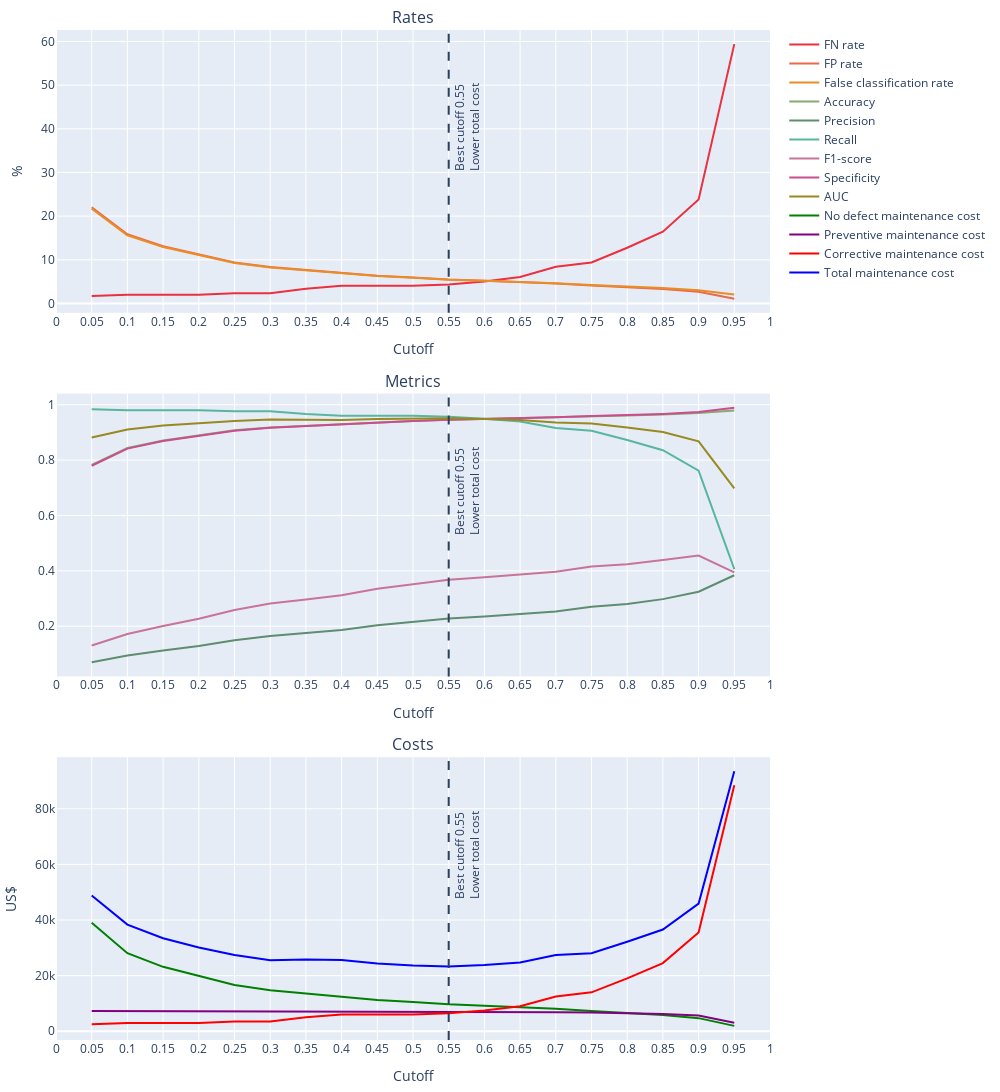

Write notebook code for a chart like this one.
### Code cell
df_pred_proba_rf_clf_important_features = pd.DataFrame(y_pred_proba_rf_clf_important_features,
                                                       columns=['proba_non_event', 'proba_event']
                                                       )
df_metrics_rf_clf_important_features = calculate_metrics_range_cutoff(df_pred_proba_rf_clf_important_features, y_val)
df_metrics_rf_clf_important_features
plot_metrics(df_metrics_rf_clf_important_features)

### Figure 1 — Plotly figure (JSON) as saved in the notebook; plotly's stock layout.template omitted (floating-point values rounded to 4 significant figures)
{"data": [{"line": {"color": "#eb3040"}, "mode": "lines", "name": "FN rate", "type": "scatter", "x": [0.05, 0.1, 0.15, 0.2, 0.25, 0.3, 0.35, 0.4, 0.45, 0.5, 0.55, 0.6, 0.65, 0.7, 0.75, 0.8, 0.85, 0.9, 0.95], "xaxis": "x", "y": [1.678, 2.013, 2.013, 2.013, 2.349, 2.349, 3.356, 4.027, 4.027, 4.027, 4.362, 5.034, 6.04, 8.389, 9.396, 12.75, 16.44, 23.83, 59.4], "yaxis": "y"}, {"line": {"color": "#eb6949"}, "mode": "lines", "name": "FP rate", "type": "scatter", "x": [0.05, 0.1, 0.15, 0.2, 0.25, 0.3, 0.35, 0.4, 0.45, 0.5, 0.55, 0.6, 0.65, 0.7, 0.75, 0.8, 0.85, 0.9, 0.95], "xaxis": "x", "y": [22.04, 15.85, 13.09, 11.19, 9.383, 8.332, 7.666, 7.056, 6.327, 5.92, 5.468, 5.203, 4.92, 4.553, 4.124, 3.774, 3.316, 2.666, 1.096], "yaxis": "y"}, {"line": {"color": "#eb8d27"}, "mode": "lines", "name": "False classification rate", "type": "scatter", "x": [0.05, 0.1, 0.15, 0.2, 0.25, 0.3, 0.35, 0.4, 0.45, 0.5, 0.55, 0.6, 0.65, 0.7, 0.75, 0.8, 0.85, 0.9, 0.95], "xaxis": "x", "y": [21.71, 15.62, 12.91, 11.04, 9.267, 8.233, 7.594, 7.006, 6.289, 5.889, 5.45, 5.2, 4.939, 4.617, 4.211, 3.922, 3.533, 3.017, 2.061], "yaxis": "y"}, {"line": {"color": "#85ab71"}, "mode": "lines", "name": "Accuracy", "type": "scatter", "x": [0.05, 0.1, 0.15, 0.2, 0.25, 0.3, 0.35, 0.4, 0.45, 0.5, 0.55, 0.6, 0.65, 0.7, 0.75, 0.8, 0.85, 0.9, 0.95], "xaxis": "x2", "y": [0.7829, 0.8438, 0.8709, 0.8896, 0.9073, 0.9177, 0.9241, 0.9299, 0.9371, 0.9411, 0.9455, 0.948, 0.9506, 0.9538, 0.9579, 0.9608, 0.9647, 0.9698, 0.9794], "yaxis": "y2"}, {"line": {"color": "#5e8d6f"}, "mode": "lines", "name": "Precision", "type": "scatter", "x": [0.05, 0.1, 0.15, 0.2, 0.25, 0.3, 0.35, 0.4, 0.45, 0.5, 0.55, 0.6, 0.65, 0.7, 0.75, 0.8, 0.85, 0.9, 0.95], "xaxis": "x2", "y": [0.06985, 0.09425, 0.1119, 0.1285, 0.1491, 0.1648, 0.1751, 0.1863, 0.2034, 0.2144, 0.2275, 0.235, 0.2433, 0.253, 0.27, 0.2802, 0.2978, 0.3247, 0.3841], "yaxis": "y2"}, {"line": {"color": "#58b69e"}, "mode": "lines", "name": "Recall", "type": "scatter", "x": [0.05, 0.1, 0.15, 0.2, 0.25, 0.3, 0.35, 0.4, 0.45, 0.5, 0.55, 0.6, 0.65, 0.7, 0.75, 0.8, 0.85, 0.9, 0.95], "xaxis": "x2", "y": [0.9832, 0.9799, 0.9799, 0.9799, 0.9765, 0.9765, 0.9664, 0.9597, 0.9597, 0.9597, 0.9564, 0.9497, 0.9396, 0.9161, 0.906, 0.8725, 0.8356, 0.7617, 0.406], "yaxis": "y2"}, {"line": {"color": "#c87499"}, "mode": "lines", "name": "F1-score", "type": "scatter", "x": [0.05, 0.1, 0.15, 0.2, 0.25, 0.3, 0.35, 0.4, 0.45, 0.5, 0.55, 0.6, 0.65, 0.7, 0.75, 0.8, 0.85, 0.9, 0.95], "xaxis": "x2", "y": [0.1304, 0.172, 0.2009, 0.2271, 0.2587, 0.282, 0.2964, 0.3121, 0.3357, 0.3505, 0.3675, 0.3768, 0.3865, 0.3965, 0.416, 0.4241, 0.4392, 0.4554, 0.3948], "yaxis": "y2"}, {"line": {"color": "#cb4d8e"}, "mode": "lines", "name": "Specificity", "type": "scatter", "x": [0.05, 0.1, 0.15, 0.2, 0.25, 0.3, 0.35, 0.4, 0.45, 0.5, 0.55, 0.6, 0.65, 0.7, 0.75, 0.8, 0.85, 0.9, 0.95], "xaxis": "x2", "y": [0.7796, 0.8415, 0.8691, 0.8881, 0.9062, 0.9167, 0.9233, 0.9294, 0.9367, 0.9408, 0.9453, 0.948, 0.9508, 0.9545, 0.9588, 0.9623, 0.9668, 0.9733, 0.989], "yaxis": "y2"}, {"line": {"color": "#988921"}, "mode": "lines", "name": "AUC", "type": "scatter", "x": [0.05, 0.1, 0.15, 0.2, 0.25, 0.3, 0.35, 0.4, 0.45, 0.5, 0.55, 0.6, 0.65, 0.7, 0.75, 0.8, 0.85, 0.9, 0.95], "xaxis": "x2", "y": [0.8814, 0.9107, 0.9245, 0.934, 0.9413, 0.9466, 0.9449, 0.9446, 0.9482, 0.9503, 0.9508, 0.9488, 0.9452, 0.9353, 0.9324, 0.9174, 0.9012, 0.8675, 0.6975], "yaxis": "y2"}, {"line": {"color": "green"}, "mode": "lines", "name": "No defect maintenance cost", "type": "scatter", "x": [0.05, 0.1, 0.15, 0.2, 0.25, 0.3, 0.35, 0.4, 0.45, 0.5, 0.55, 0.6, 0.65, 0.7, 0.75, 0.8, 0.85, 0.9, 0.95], "xaxis": "x3", "y": [39020, 28060, 23170, 19810, 16610, 14750, 13570, 12490, 11200, 10480, 9680, 9210, 8710, 8060, 7300, 6680, 5870, 4720, 1940], "yaxis": "y3"}, {"line": {"color": "purple"}, "mode": "lines", "name": "Preventive maintenance cost", "type": "scatter", "x": [0.05, 0.1, 0.15, 0.2, 0.25, 0.3, 0.35, 0.4, 0.45, 0.5, 0.55, 0.6, 0.65, 0.7, 0.75, 0.8, 0.85, 0.9, 0.95], "xaxis": "x3", "y": [7325, 7300, 7300, 7300, 7275, 7275, 7200, 7150, 7150, 7150, 7125, 7075, 7000, 6825, 6750, 6500, 6225, 5675, 3025], "yaxis": "y3"}, {"line": {"color": "red"}, "mode": "lines", "name": "Corrective maintenance cost", "type": "scatter", "x": [0.05, 0.1, 0.15, 0.2, 0.25, 0.3, 0.35, 0.4, 0.45, 0.5, 0.55, 0.6, 0.65, 0.7, 0.75, 0.8, 0.85, 0.9, 0.95], "xaxis": "x3", "y": [2500, 3000, 3000, 3000, 3500, 3500, 5000, 6000, 6000, 6000, 6500, 7500, 9000, 12500, 14000, 19000, 24500, 35500, 88500], "yaxis": "y3"}, {"line": {"color": "blue"}, "mode": "lines", "name": "Total maintenance cost", "type": "scatter", "x": [0.05, 0.1, 0.15, 0.2, 0.25, 0.3, 0.35, 0.4, 0.45, 0.5, 0.55, 0.6, 0.65, 0.7, 0.75, 0.8, 0.85, 0.9, 0.95], "xaxis": "x3", "y": [48845, 38360, 33470, 30110, 27385, 25525, 25770, 25640, 24350, 23630, 23305, 23785, 24710, 27385, 28050, 32180, 36595, 45895, 93465], "yaxis": "y3"}], "layout": {"annotations": [{"font": {"size": 16}, "showarrow": false, "text": "Rates", "x": 0.5, "xanchor": "center", "xref": "paper", "y": 1, "yanchor": "bottom", "yref": "paper"}, {"font": {"size": 16}, "showarrow": false, "text": "Metrics", "x": 0.5, "xanchor": "center", "xref": "paper", "y": 0.64, "yanchor": "bottom", "yref": "paper"}, {"font": {"size": 16}, "showarrow": false, "text": "Costs", "x": 0.5, "xanchor": "center", "xref": "paper", "y": 0.28, "yanchor": "bottom", "yref": "paper"}], "height": 1200, "margin": {"b": 10, "l": 10, "pad": 0, "r": 10, "t": 30}, "shapes": [{"label": {"text": "Best cutoff 0.55                              <br>Lower total cost", "xanchor": "left", "yanchor": "top"}, "line": {"dash": "dash"}, "type": "line", "x0": 0.55, "x1": 0.55, "xref": "x", "y0": 0, "y1": 1, "yref": "y domain"}, {"label": {"text": "Best cutoff 0.55                              <br>Lower total cost", "xanchor": "left", "yanchor": "top"}, "line": {"dash": "dash"}, "type": "line", "x0": 0.55, "x1": 0.55, "xref": "x2", "y0": 0, "y1": 1, "yref": "y2 domain"}, {"label": {"text": "Best cutoff 0.55                              <br>Lower total cost", "xanchor": "left", "yanchor": "top"}, "line": {"dash": "dash"}, "type": "line", "x0": 0.55, "x1": 0.55, "xref": "x3", "y0": 0, "y1": 1, "yref": "y3 domain"}], "showlegend": true, "width": 1000, "xaxis": {"anchor": "y", "domain": [0, 1], "dtick": 0.05, "range": [0, 1], "title": {"text": "Cutoff"}}, "xaxis2": {"anchor": "y2", "domain": [0, 1], "dtick": 0.05, "range": [0, 1], "title": {"text": "Cutoff"}}, "xaxis3": {"anchor": "y3", "domain": [0, 1], "dtick": 0.05, "range": [0, 1], "title": {"text": "Cutoff"}}, "yaxis": {"anchor": "x", "domain": [0.72, 1], "title": {"text": "%"}}, "yaxis2": {"anchor": "x2", "domain": [0.36, 0.64]}, "yaxis3": {"anchor": "x3", "domain": [0, 0.28], "title": {"text": "US$"}}}}
